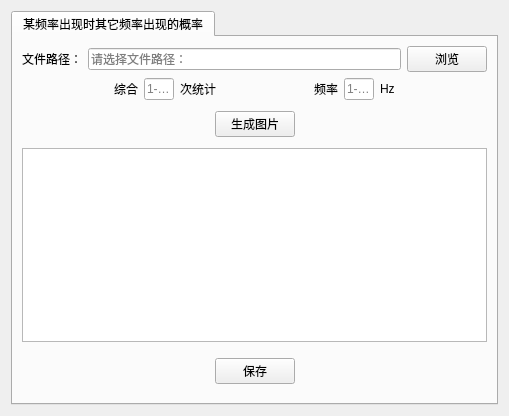
        <widget class="QWidget" name="page_2">
         <layout class="QVBoxLayout" name="verticalLayout_24">
          <item>
           <widget class="QTabWidget" name="tabWidget_2">
            <property name="currentIndex">
             <number>0</number>
            </property>
            <widget class="QWidget" name="tab2_1">
             <attribute name="title">
              <string>某频率出现时其它频率出现的概率</string>
             </attribute>
             <layout class="QVBoxLayout" name="verticalLayout_7">
              <item>
               <layout class="QHBoxLayout" name="horizontalLayout_17" stretch="0,10,1">
                <item>
                 <widget class="QLabel" name="label_21">
                  <property name="text">
                   <string>文件路径：</string>
                  </property>
                 </widget>
                </item>
                <item>
                 <widget class="QLineEdit" name="tab2_1_browse_filepass_text">
                  <property name="placeholderText">
                   <string>请选择文件路径：</string>
                  </property>
                 </widget>
                </item>
                <item>
                 <widget class="QPushButton" name="tab2_1_browse_filepass_button">
                  <property name="text">
                   <string>浏览</string>
                  </property>
                 </widget>
                </item>
               </layout>
              </item>
              <item>
               <layout class="QHBoxLayout" name="horizontalLayout_18" stretch="3,0,1,0,3,0,1,0,3">
                <item>
                 <spacer name="horizontalSpacer_3">
                  <property name="orientation">
                   <enum>Qt::Horizontal</enum>
                  </property>
                  <property name="sizeHint" stdset="0">
                   <size>
                    <width>40</width>
                    <height>20</height>
                   </size>
                  </property>
                 </spacer>
                </item>
                <item>
                 <widget class="QLabel" name="label_22">
                  <property name="text">
                   <string>综合</string>
                  </property>
                 </widget>
                </item>
                <item>
                 <widget class="QLineEdit" name="tab2_1_num_input_text">
                  <property name="placeholderText">
                   <string>1-100</string>
                  </property>
                 </widget>
                </item>
                <item>
                 <widget class="QLabel" name="label_26">
                  <property name="text">
                   <string>次统计</string>
                  </property>
                 </widget>
                </item>
                <item>
                 <spacer name="horizontalSpacer_4">
                  <property name="orientation">
                   <enum>Qt::Horizontal</enum>
                  </property>
                  <property name="sizeHint" stdset="0">
                   <size>
                    <width>40</width>
                    <height>20</height>
                   </size>
                  </property>
                 </spacer>
                </item>
                <item>
                 <widget class="QLabel" name="label_27">
                  <property name="text">
                   <string>频率</string>
                  </property>
                 </widget>
                </item>
                <item>
                 <widget class="QLineEdit" name="tab2_1_hz_input_text">
                  <property name="placeholderText">
                   <string>1-300</string>
                  </property>
                 </widget>
                </item>
                <item>
                 <widget class="QLabel" name="label_28">
                  <property name="text">
                   <string>Hz</string>
                  </property>
                 </widget>
                </item>
                <item>
                 <spacer name="horizontalSpacer_5">
                  <property name="orientation">
                   <enum>Qt::Horizontal</enum>
                  </property>
                  <property name="sizeHint" stdset="0">
                   <size>
                    <width>40</width>
                    <height>20</height>
                   </size>
                  </property>
                 </spacer>
                </item>
               </layout>
              </item>
              <item>
               <layout class="QHBoxLayout" name="horizontalLayout_20" stretch="10,2,10">
                <property name="spacing">
                 <number>6</number>
                </property>
                <property name="topMargin">
                 <number>5</number>
                </property>
                <property name="bottomMargin">
                 <number>5</number>
                </property>
                <item>
                 <spacer name="horizontalSpacer_56">
                  <property name="orientation">
                   <enum>Qt::Horizontal</enum>
                  </property>
                  <property name="sizeHint" stdset="0">
                   <size>
                    <width>40</width>
                    <height>20</height>
                   </size>
                  </property>
                 </spacer>
                </item>
                <item>
                 <widget class="QPushButton" name="tab2_1_run_button">
                  <property name="sizePolicy">
                   <sizepolicy hsizetype="Minimum" vsizetype="Fixed">
                    <horstretch>0</horstretch>
                    <verstretch>0</verstretch>
                   </sizepolicy>
                  </property>
                  <property name="text">
                   <string>生成图片</string>
                  </property>
                 </widget>
                </item>
                <item>
                 <spacer name="horizontalSpacer_58">
                  <property name="orientation">
                   <enum>Qt::Horizontal</enum>
                  </property>
                  <property name="sizeHint" stdset="0">
                   <size>
                    <width>40</width>
                    <height>20</height>
                   </size>
                  </property>
                 </spacer>
                </item>
               </layout>
              </item>
              <item>
               <widget class="QGraphicsView" name="tab2_1_graphics_view"/>
              </item>
              <item>
               <layout class="QHBoxLayout" name="horizontalLayout_19" stretch="10,2,10">
                <property name="topMargin">
                 <number>10</number>
                </property>
                <property name="bottomMargin">
                 <number>10</number>
                </property>
                <item>
                 <spacer name="horizontalSpacer_59">
                  <property name="orientation">
                   <enum>Qt::Horizontal</enum>
                  </property>
                  <property name="sizeHint" stdset="0">
                   <size>
                    <width>40</width>
                    <height>20</height>
                   </size>
                  </property>
                 </spacer>
                </item>
                <item>
                 <widget class="QPushButton" name="tab2_1_save_pic_button">
                  <property name="sizePolicy">
                   <sizepolicy hsizetype="Minimum" vsizetype="Fixed">
                    <horstretch>0</horstretch>
                    <verstretch>0</verstretch>
                   </sizepolicy>
                  </property>
                  <property name="text">
                   <string>保存</string>
                  </property>
                 </widget>
                </item>
                <item>
                 <spacer name="horizontalSpacer_60">
                  <property name="orientation">
                   <enum>Qt::Horizontal</enum>
                  </property>
                  <property name="sizeHint" stdset="0">
                   <size>
                    <width>40</width>
                    <height>20</height>
                   </size>
                  </property>
                 </spacer>
                </item>
               </layout>
              </item>
             </layout>
            </widget>
           </widget>
          </item>
         </layout>
        </widget>
